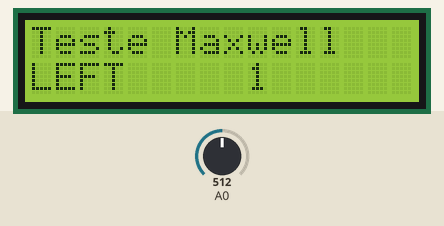
Bench run of a sketch on a simulated Arduino Uno, built with avr-gcc and run on an emulated ATmega328P. Parts: 16×2 character LCD. The inputs (shaded band) are chosen by the test bench; at power-on: A0 = 512.

Above: at 1.2 s.
1.3 s: A0 set to 546
3.5 s: A0 set to 567
At 4.8 s:
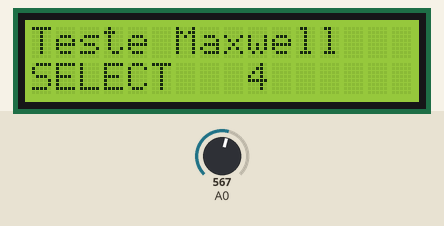
6.5 s: A0 set to 370
At 7.4 s:
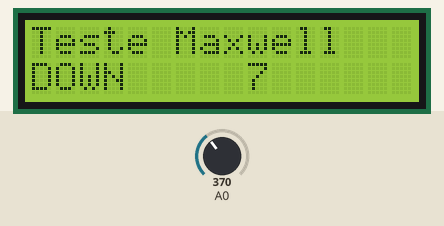
9.5 s: A0 set to 208
11.5 s: A0 set to 180
At 12.5 s:
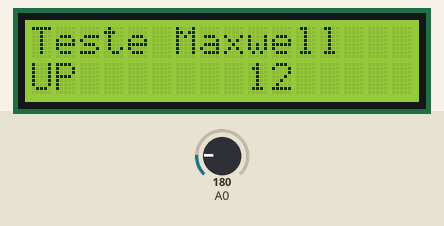
14.5 s: A0 set to 53
16.5 s: A0 set to 46
At 17.5 s:
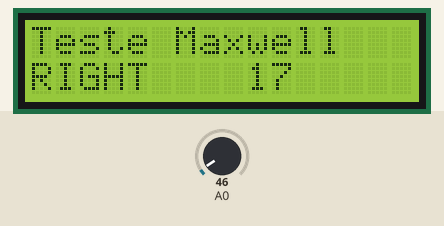
Timing chart, 0 to 19.5 s (numbered marks = the images above; inputs shaded):
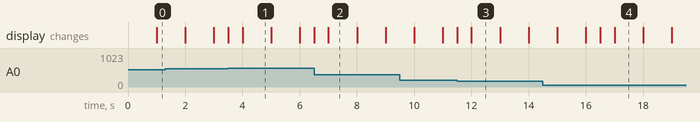

The sketch:

Testardor_do_Keypad_LCD.ino
```cpp
//Programa de Teste do Display com Teclas
#include <LiquidCrystal.h>

/*******************************************************

Esse Programa testa o  LCD com chaves e botões

********************************************************/

// Inicializa a biblioteca com os números dos pinos de interface
LiquidCrystal lcd(8, 9, 4, 5, 6, 7);

// Define valores usados pelo painel e botões
int lcd_key     = 0;
int adc_key_in  = 0;
#define btnRIGHT  0
#define btnUP     1
#define btnDOWN   2
#define btnLEFT   3
#define btnSELECT 4
#define btnNONE   5

// Leitura dos Botões
int read_LCD_buttons()
{
 adc_key_in = analogRead(0);      // read the value from the sensor
 // my buttons when read are centered at these valies: 0, 144, 329, 504, 741
 // we add approx 50 to those values and check to see if we are close
 if (adc_key_in > 1000) return btnNONE; // We make this the 1st option for speed reasons since it will be the most likely result
 if (adc_key_in < 50)   return btnRIGHT;
 if (adc_key_in < 195)  return btnUP;
 if (adc_key_in < 380)  return btnDOWN;
 if (adc_key_in < 555)  return btnLEFT;
 if (adc_key_in < 790)  return btnSELECT;
 return btnNONE;  // when all others fail, return this...
}

void setup()
{
 lcd.begin(16, 2);              // start the library
 lcd.setCursor(0,0);
 lcd.print("Teste Maxwell"); // print a simple message
}

void loop()
{
 lcd.setCursor(9,1);            // move cursor to second line "1" and 9 spaces over
 lcd.print(millis()/1000);      // display seconds elapsed since power-up

 lcd.setCursor(0,1);            // move to the begining of the second line
 lcd_key = read_LCD_buttons();  // read the buttons

 switch (lcd_key)               // depending on which button was pushed, we perform an action
 {
   case btnRIGHT:
     {
     lcd.print("RIGHT ");
     break;
     }
   case btnLEFT:
     {
     lcd.print("LEFT   ");
     break;
     }
   case btnUP:
     {
     lcd.print("UP    ");
     break;
     }
   case btnDOWN:
     {
     lcd.print("DOWN  ");
     break;
     }
   case btnSELECT:
     {
     lcd.print("SELECT");
     break;
     }
     case btnNONE:
     {
     lcd.print("Contador  ");
     break;
     }
 }

}
```

Measured:
- the behaviour switches between 554 and 555 on A0 (found by bisection; images 0 and 1)
- the behaviour switches between 195 and 194 on A0 (found by bisection; images 2 and 3)
- the behaviour switches between 50 and 49 on A0 (found by bisection; images 3 and 4)
- after the input at 3.5 s, the display: first changes at once (image 1 shows a later state)
- after the input at 6.5 s, the display: first changes at once (image 2 shows a later state)
- after the input at 11.5 s, the display: first changes at once (image 3 shows a later state)
- after the input at 16.5 s, the display: first changes at once (image 4 shows a later state)
